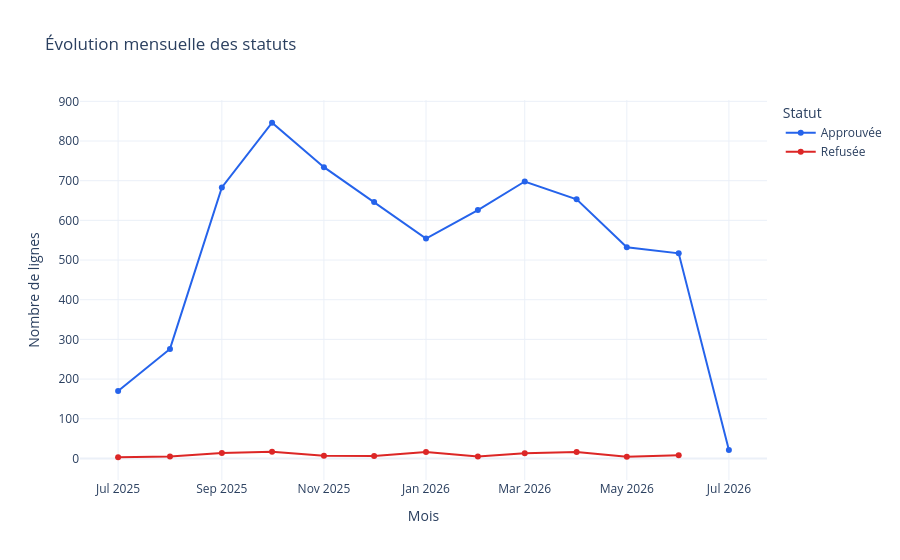
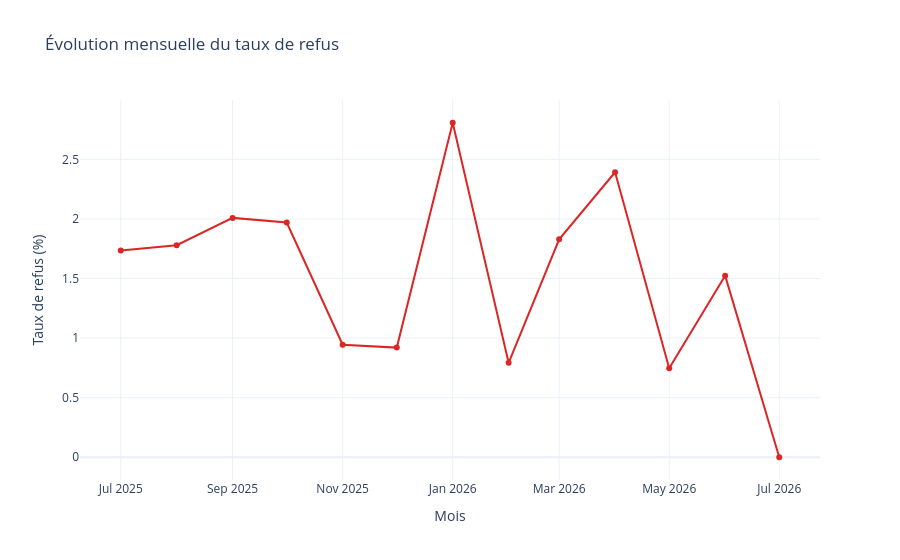

The notebook cell saved with these charts, in order:
### Code cell
monthly_status = (
    df.groupby(["month", "status"], observed=True)
    .size()
    .rename("nombre")
    .reset_index()
)
status_temporal_figure = px.line(
    monthly_status,
    x="month",
    y="nombre",
    color="status",
    markers=True,
    title="Évolution mensuelle des statuts",
    labels={"month": "Mois", "nombre": "Nombre de lignes", "status": "Statut"},
    color_discrete_map={"Approuvée": "#2563EB", "Refusée": "#DC2626"},
)
status_temporal_figure.show()

refusal_temporal_figure = px.line(
    monthly,
    x="month",
    y="taux_refus",
    markers=True,
    title="Évolution mensuelle du taux de refus",
    labels={"month": "Mois", "taux_refus": "Taux de refus (%)"},
    color_discrete_sequence=["#DC2626"],
)
refusal_temporal_figure.show()

### Figure 1 — Plotly figure (JSON) as saved in the notebook; plotly's stock layout.template omitted (floating-point values rounded to 4 significant figures)
{"data": [{"hovertemplate": "Statut=Approuvée<br>Mois=%{x}<br>Nombre de lignes=%{y}<extra></extra>", "legendgroup": "Approuvée", "line": {"color": "#2563EB", "dash": "solid"}, "marker": {"symbol": "circle"}, "mode": "lines+markers", "name": "Approuvée", "orientation": "v", "showlegend": true, "type": "scatter", "x": ["2025-07-01T00:00:00.000000000", "2025-08-01T00:00:00.000000000", "2025-09-01T00:00:00.000000000", "2025-10-01T00:00:00.000000000", "2025-11-01T00:00:00.000000000", "2025-12-01T00:00:00.000000000", "2026-01-01T00:00:00.000000000", "2026-02-01T00:00:00.000000000", "2026-03-01T00:00:00.000000000", "2026-04-01T00:00:00.000000000", "2026-05-01T00:00:00.000000000", "2026-06-01T00:00:00.000000000", "2026-07-01T00:00:00.000000000"], "xaxis": "x", "y": [170, 276, 683, 846, 734, 646, 554, 626, 698, 653, 532, 517, 21], "yaxis": "y"}, {"hovertemplate": "Statut=Refusée<br>Mois=%{x}<br>Nombre de lignes=%{y}<extra></extra>", "legendgroup": "Refusée", "line": {"color": "#DC2626", "dash": "solid"}, "marker": {"symbol": "circle"}, "mode": "lines+markers", "name": "Refusée", "orientation": "v", "showlegend": true, "type": "scatter", "x": ["2025-07-01T00:00:00.000000000", "2025-08-01T00:00:00.000000000", "2025-09-01T00:00:00.000000000", "2025-10-01T00:00:00.000000000", "2025-11-01T00:00:00.000000000", "2025-12-01T00:00:00.000000000", "2026-01-01T00:00:00.000000000", "2026-02-01T00:00:00.000000000", "2026-03-01T00:00:00.000000000", "2026-04-01T00:00:00.000000000", "2026-05-01T00:00:00.000000000", "2026-06-01T00:00:00.000000000"], "xaxis": "x", "y": [3, 5, 14, 17, 7, 6, 16, 5, 13, 16, 4, 8], "yaxis": "y"}], "layout": {"legend": {"title": {"text": "Statut"}, "tracegroupgap": 0}, "title": {"text": "Évolution mensuelle des statuts"}, "xaxis": {"anchor": "y", "domain": [0, 1], "title": {"text": "Mois"}}, "yaxis": {"anchor": "x", "domain": [0, 1], "title": {"text": "Nombre de lignes"}}}}

### Figure 2 — Plotly figure (JSON) as saved in the notebook; plotly's stock layout.template omitted (floating-point values rounded to 4 significant figures)
{"data": [{"hovertemplate": "Mois=%{x}<br>Taux de refus (%)=%{y}<extra></extra>", "legendgroup": "", "line": {"color": "#DC2626", "dash": "solid"}, "marker": {"symbol": "circle"}, "mode": "lines+markers", "name": "", "orientation": "v", "showlegend": false, "type": "scatter", "x": ["2025-07-01T00:00:00.000000000", "2025-08-01T00:00:00.000000000", "2025-09-01T00:00:00.000000000", "2025-10-01T00:00:00.000000000", "2025-11-01T00:00:00.000000000", "2025-12-01T00:00:00.000000000", "2026-01-01T00:00:00.000000000", "2026-02-01T00:00:00.000000000", "2026-03-01T00:00:00.000000000", "2026-04-01T00:00:00.000000000", "2026-05-01T00:00:00.000000000", "2026-06-01T00:00:00.000000000", "2026-07-01T00:00:00.000000000"], "xaxis": "x", "y": [1.734, 1.779, 2.009, 1.97, 0.9447, 0.9202, 2.807, 0.7924, 1.828, 2.392, 0.7463, 1.524, 0.0], "yaxis": "y"}], "layout": {"legend": {"tracegroupgap": 0}, "title": {"text": "Évolution mensuelle du taux de refus"}, "xaxis": {"anchor": "y", "domain": [0, 1], "title": {"text": "Mois"}}, "yaxis": {"anchor": "x", "domain": [0, 1], "title": {"text": "Taux de refus (%)"}}}}
